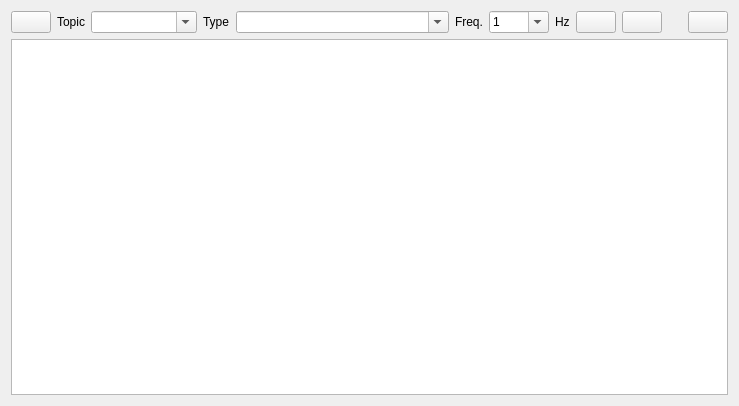
<?xml version="1.0" encoding="UTF-8"?>
<ui version="4.0">
 <class>PublisherWidget</class>
 <widget class="QWidget" name="PublisherWidget">
  <property name="geometry">
   <rect>
    <x>0</x>
    <y>0</y>
    <width>739</width>
    <height>406</height>
   </rect>
  </property>
  <property name="windowTitle">
   <string>Message Publisher</string>
  </property>
  <layout class="QVBoxLayout" name="verticalLayout">
   <item>
    <layout class="QHBoxLayout" name="horizontalLayout">
     <item>
      <widget class="QPushButton" name="refresh_button">
       <property name="toolTip">
        <string>Refresh topics and types</string>
       </property>
       <property name="text">
        <string/>
       </property>
      </widget>
     </item>
     <item>
      <widget class="QLabel" name="label">
       <property name="sizePolicy">
        <sizepolicy hsizetype="Preferred" vsizetype="Preferred">
         <horstretch>0</horstretch>
         <verstretch>0</verstretch>
        </sizepolicy>
       </property>
       <property name="text">
        <string>Topic</string>
       </property>
      </widget>
     </item>
     <item>
      <widget class="ExtendedComboBox" name="topic_combo_box">
       <property name="sizePolicy">
        <sizepolicy hsizetype="Expanding" vsizetype="Fixed">
         <horstretch>1</horstretch>
         <verstretch>0</verstretch>
        </sizepolicy>
       </property>
       <property name="minimumSize">
        <size>
         <width>100</width>
         <height>0</height>
        </size>
       </property>
       <property name="toolTip">
        <string>Topic name to publish on</string>
       </property>
       <property name="editable">
        <bool>true</bool>
       </property>
       <property name="sizeAdjustPolicy">
        <enum>QComboBox::AdjustToMinimumContentsLength</enum>
       </property>
      </widget>
     </item>
     <item>
      <widget class="QLabel" name="label_2">
       <property name="text">
        <string>Type</string>
       </property>
      </widget>
     </item>
     <item>
      <widget class="ExtendedComboBox" name="type_combo_box">
       <property name="sizePolicy">
        <sizepolicy hsizetype="Expanding" vsizetype="Fixed">
         <horstretch>2</horstretch>
         <verstretch>0</verstretch>
        </sizepolicy>
       </property>
       <property name="minimumSize">
        <size>
         <width>100</width>
         <height>0</height>
        </size>
       </property>
       <property name="toolTip">
        <string>Message type to publish</string>
       </property>
       <property name="editable">
        <bool>true</bool>
       </property>
       <property name="sizeAdjustPolicy">
        <enum>QComboBox::AdjustToMinimumContentsLength</enum>
       </property>
      </widget>
     </item>
     <item>
      <widget class="QLabel" name="label_3">
       <property name="text">
        <string>Freq.</string>
       </property>
      </widget>
     </item>
     <item>
      <widget class="QComboBox" name="frequency_combo_box">
       <property name="minimumSize">
        <size>
         <width>60</width>
         <height>0</height>
        </size>
       </property>
       <property name="toolTip">
        <string>Frequency for periodic publishers in Hz (set to 0 for manual publishing)</string>
       </property>
       <property name="editable">
        <bool>true</bool>
       </property>
       <item>
        <property name="text">
         <string>1</string>
        </property>
       </item>
      </widget>
     </item>
     <item>
      <widget class="QLabel" name="label_4">
       <property name="text">
        <string>Hz</string>
       </property>
      </widget>
     </item>
     <item>
      <widget class="QPushButton" name="add_publisher_button">
       <property name="toolTip">
        <string>Add new publisher</string>
       </property>
       <property name="text">
        <string/>
       </property>
      </widget>
     </item>
     <item>
      <widget class="QPushButton" name="remove_publisher_button">
       <property name="toolTip">
        <string>Remove selected publisher</string>
       </property>
       <property name="text">
        <string/>
       </property>
       <property name="shortcut">
        <string>Del</string>
       </property>
      </widget>
     </item>
     <item>
      <spacer name="horizontalSpacer">
       <property name="orientation">
        <enum>Qt::Horizontal</enum>
       </property>
       <property name="sizeHint" stdset="0">
        <size>
         <width>20</width>
         <height>20</height>
        </size>
       </property>
      </spacer>
     </item>
     <item>
      <widget class="QPushButton" name="clear_button">
       <property name="toolTip">
        <string>Clear all publishers</string>
       </property>
      </widget>
     </item>
    </layout>
   </item>
   <item>
    <layout class="QHBoxLayout" name="horizontalLayout_2"/>
   </item>
   <item>
    <widget class="PublisherTreeWidget" name="publisher_tree_widget">
     <property name="contextMenuPolicy">
      <enum>Qt::CustomContextMenu</enum>
     </property>
     <property name="toolTip">
      <string>Right click on item or selection for more options.</string>
     </property>
     <property name="dragEnabled">
      <bool>true</bool>
     </property>
     <property name="dragDropMode">
      <enum>QAbstractItemView::DragOnly</enum>
     </property>
     <property name="selectionMode">
      <enum>QAbstractItemView::ExtendedSelection</enum>
     </property>
     <property name="sortingEnabled">
      <bool>true</bool>
     </property>
    </widget>
   </item>
  </layout>
 </widget>
 <customwidgets>
  <customwidget>
   <class>ExtendedComboBox</class>
   <extends>QComboBox</extends>
   <header>rqt_py_common.extended_combo_box</header>
  </customwidget>
  <customwidget>
   <class>PublisherTreeWidget</class>
   <extends>QTreeView</extends>
   <header>rqt_publisher.publisher_tree_widget</header>
  </customwidget>
 </customwidgets>
 <resources/>
 <connections/>
</ui>
